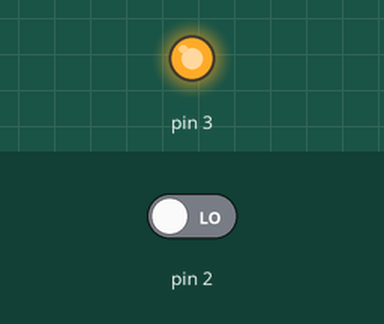
Bench run of a sketch on a simulated Arduino Uno, built with avr-gcc and run on an emulated ATmega328P. On the bench: output pins drawn as LEDs (lit = HIGH). Inputs (shaded band) come from the test bench; at power-on: pin 2 LOW.

Above: at 1.2 s.
1.3 s: pin 2 driven HIGH
At 2.4 s:
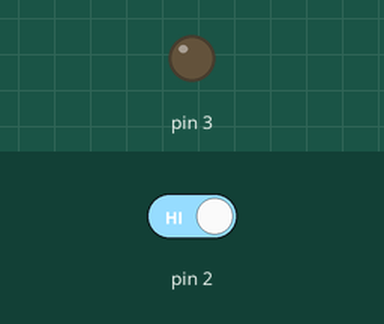
2.8 s: pin 2 driven LOW
At 3.7 s:
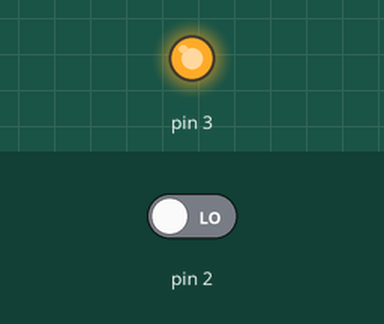
Timing chart, 0 to 5.8 s (numbered marks = the images above; inputs shaded):
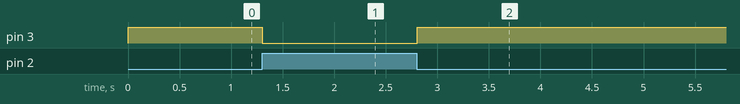

The sketch:

codigo.ino
```cpp
 // C++ code
//
void setup()
{
  pinMode(2,INPUT);
  pinMode(3,OUTPUT);
}

void loop()
{
  int var = digitalRead(2);
  digitalWrite(3, !var);
  delay(10);
}
```

Measured:
- after the input at 1.3 s, pin 3: HIGH → LOW at once
- after the input at 2.8 s, pin 3: LOW → HIGH at once
